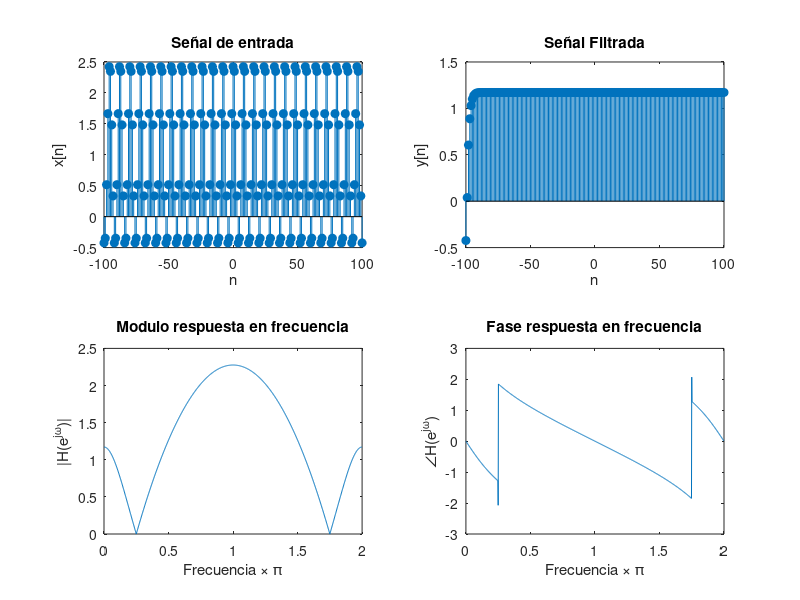
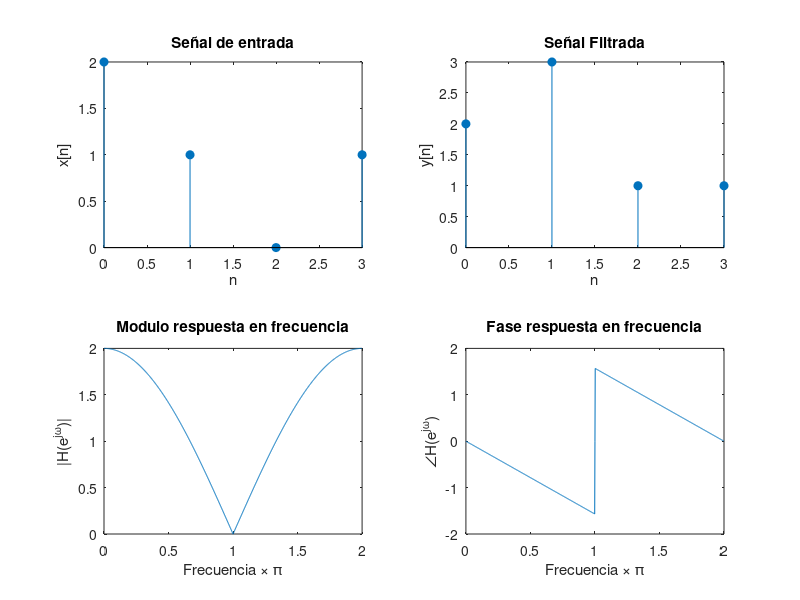
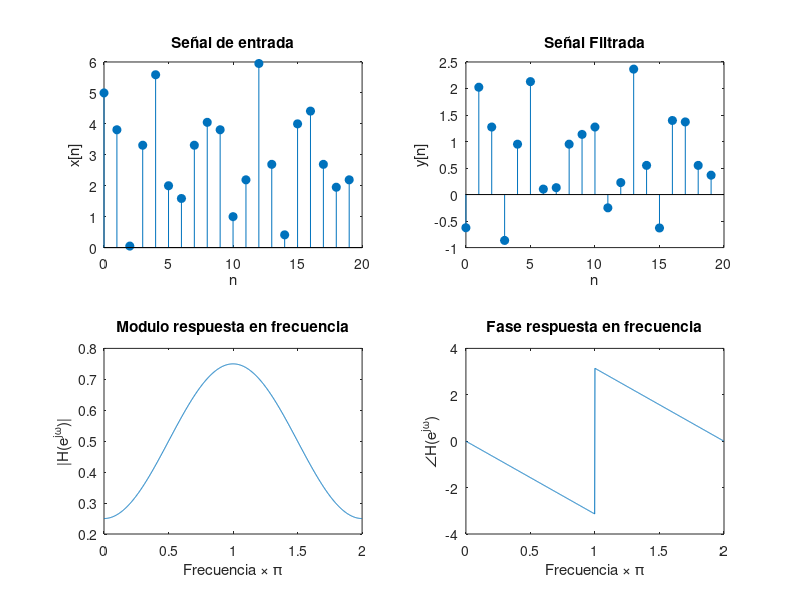

These figures' MATLAB source, in order:
%%Tarea 6, Ejercicio 2, chequeo de los distintos sistemas
close all;                    % cierra todas las ventanas
clear all;                    % limpia todas las variables

%Sistema 1
Muestras1 = 100;
n1 = -Muestras1:Muestras1;

sis1x = [1 -sqrt(2) 1];
sis1y = [1 -1/2];
x1 = cos(n1*pi/4+pi/8)+sin(n1*pi/4+pi/6)+1;
y1 = filter(sis1x,sis1y,x1);
[H1,w1] = freqz(sis1x,sis1y,1024,'whole');

figure('Name','Sistema 1')
    subplot(2,2,1);
        stem(n1,x1,'filled');
        title('Señal de entrada');
        xlabel('n'); ylabel('x[n]');
    subplot(2,2,2);
        stem(n1,y1,'filled');
        title('Señal Filtrada');
        xlabel('n'); ylabel('y[n]');
    subplot(2,2,3)
        plot(w1/pi,abs(H1));
        title('Modulo respuesta en frecuencia');
        xlabel('Frecuencia \times \pi');
        ylabel('|H(e^{j\omega})|')
    subplot(2,2,4)
        plot(w1/pi,angle(H1));
        title('Fase respuesta en frecuencia');
        xlabel('Frecuencia \times \pi');
        ylabel('\angle{H(e^{j\omega})}')

%Sistema 2
Muestras2 = 4;
n2 = 0:Muestras2-1;

sis2 = [1 1];
x2 = 1+cos(n2*pi/2);
y2 = filter(sis2,1,x2);
[H2,w2] = freqz(sis2,1,1024,'whole');

figure('Name','Sistema 2')
    subplot(2,2,1);
        stem(n2,x2,'filled');
        title('Señal de entrada');
        xlabel('n'); ylabel('x[n]');
    subplot(2,2,2);
        stem(n2,y2,'filled');
        title('Señal Filtrada');
        xlabel('n'); ylabel('y[n]');
    subplot(2,2,3)
        plot(w2/pi,abs(H2));
        title('Modulo respuesta en frecuencia');
        xlabel('Frecuencia \times \pi');
        ylabel('|H(e^{j\omega})|')
    subplot(2,2,4)
        plot(w2/pi,angle(H2));
        title('Fase respuesta en frecuencia');
        xlabel('Frecuencia \times \pi');
        ylabel('\angle{H(e^{j\omega})}')

%Sistema 3
Muestras3 = 20;
n3 = 0:Muestras3-1;

sis3 = [-1/8 1/2 -1/8];
x3 = 3+2*cos(n3*pi/2)+sin(n3*7*pi/10);
y3 = filter(sis3,1,x3);
[H3,w3] = freqz(sis3,1,1024,'whole');

figure('Name','Sistema 3')
    subplot(2,2,1);
        stem(n3,x3,'filled');
        title('Señal de entrada');
        xlabel('n'); ylabel('x[n]');
    subplot(2,2,2);
        stem(n3,y3,'filled');
        title('Señal Filtrada');
        xlabel('n'); ylabel('y[n]');
    subplot(2,2,3)
        plot(w3/pi,abs(H3));
        title('Modulo respuesta en frecuencia');
        xlabel('Frecuencia \times \pi');
        ylabel('|H(e^{j\omega})|')
    subplot(2,2,4)
        plot(w3/pi,angle(H3));
        title('Fase respuesta en frecuencia');
        xlabel('Frecuencia \times \pi');
        ylabel('\angle{H(e^{j\omega})}')
